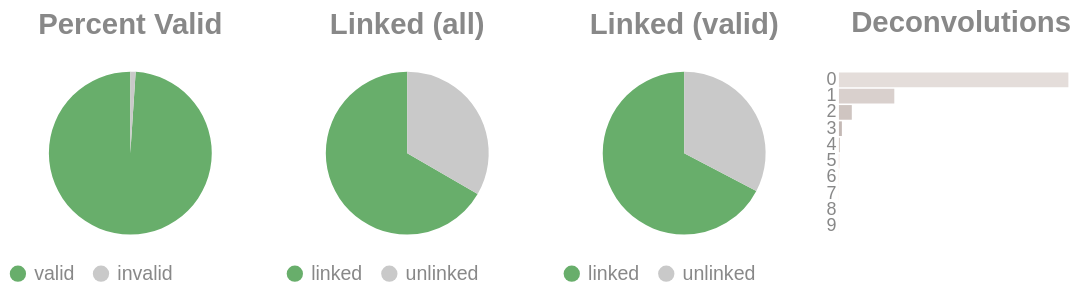

Notebook cell for this chart:
### Code cell
if SKIPLR:
    pass
else:
    clash = Counter()
    for i in valids['molecule'].to_list():
        _mol = i.split("-")
        if len(_mol) == 1:
            clash.update('0')
        else:
            clash.update(_mol[-1])

    _d = {"deconvolutions": [], 'count': []}
    for k,v in clash.items():
        _d['deconvolutions'].append(k)
        _d['count'].append(v)

    tot_valid = valids['reads'].sum()
    mask = valids['reads'] >= 2
    n_linked_reads = valids.filter(mask)['reads'].sum()
    if n_linked_reads == 0:
        print_html("No linked molecules (>=2 reads) were detected; skipping linked-only distributions.")
        SKIPLR = True
    else:
        perc_valid = round(tot_valid / n_reads, 4)
        linked_perc_abs = round(n_linked_reads / n_reads, 4)
        linked_perc = round(n_linked_reads / tot_valid, 4)

    _valid = pl.DataFrame({"valids": ['valid', 'invalid'], "count": [tot_valid, n_reads - tot_valid]})
    _linked_abs = pl.DataFrame({"linked (absolute)": ['linked', 'unlinked'], "count": [n_linked_reads, n_reads - n_linked_reads]})
    _linked_rel = pl.DataFrame({"linked (valids)": ['linked', 'unlinked'], "count": [n_linked_reads, tot_valid - n_linked_reads]})

    (
        alt.hconcat(
            piechart(_valid, goodval = 'valid', title = "Percent Valid"),
            piechart(_linked_abs, goodval = "linked", title =  "Linked (all)"),
            piechart(_linked_rel, goodval = "linked", title =  "Linked (valid)"),
            convolutionbar(pl.DataFrame(_d), title = "Deconvolutions"),
            center = True,
            bounds = 'flush'
        )
        .resolve_scale(color='independent')
        .resolve_legend('independent')
        .properties(usermeta={'embedOptions': {"actions": False}})
    ).display()

### Figure 1 — Vega-Lite specification as saved in the notebook (floating-point values rounded to 4 significant figures)
{"width": "container", "height": 400, "config": {"title": {"anchor": "start", "dy": -15, "fontSize": 18, "color": "#888888", "subtitleColor": "#888888", "subtitleFontSize": 14}, "arc": {"fill": "#0072B2"}, "axis": {"domainColor": "#888888", "domainWidth": 0.5, "gridWidth": 0.2, "grid": false, "titleFontWeight": 400, "titleFontSize": 15, "labelFontSize": 11, "labelColor": "#888888", "tickColor": "#888888", "tickWidth": 0.2, "titleColor": "#888888"}, "axisBand": {"grid": false}, "axisX": {"grid": true, "tickSize": 10, "domainCap": "round"}, "axisY": {"domain": false, "grid": true, "tickSize": 0, "domainCap": "round"}, "background": "transparent", "header": {"labelFontSize": 15, "labelColor": "#888888", "titleFontSize": 15, "titleFontWeight": 600, "titleColor": "#888888"}, "legend": {"labelFont": "sans-serif", "labelFontSize": 12, "labelColor": "#888888", "symbolSize": 100, "symbolType": "circle", "titleFontSize": 12, "titlePadding": 10, "titleColor": "#888888", "title": null}, "range": {"category": ["#E69F00", "#56B4E9", "#009E73", "#F0E442", "#0072B2", "#D55E00", "#CC79A7", "#000000"], "diverging": ["#cfe8f3", "#a2d4ec", "#73bfe2", "#46abdb", "#1696d2", "#12719e"]}, "area": {"fill": "#0072B2", "fillOpacity": 0.7, "line": true, "strokeOpacity": 0.7}, "line": {"color": "#0072B2", "stroke": "#0072B2", "strokeWidth": 2}, "trail": {"color": "#0072B2", "stroke": "#0072B2", "strokeWidth": 0, "size": 1}, "point": {"filled": true, "fillOpacity": 1.0, "size": 95}, "text": {"color": "#888888", "fontSize": 11, "align": "right", "fontWeight": 400, "size": 11}, "bar": {"fill": "#0072B2", "stroke": null}, "view": {"stroke": null, "continuousWidth": 660, "continuousHeight": 400}}, "hconcat": [{"data": {"name": "data-18ea05d2b1dd5b2f6af5ecf3b339a2cf"}, "mark": {"type": "arc"}, "encoding": {"color": {"field": "valids", "legend": {"orient": "bottom", "title": null}, "scale": {"domain": ["valid", "invalid"], "range": ["#68ae6b", "#C9C9C9"]}, "title": "Valids", "type": "nominal"}, "theta": {"field": "count", "type": "quantitative"}, "tooltip": [{"field": "valids", "title": "Valids", "type": "ordinal"}, {"field": "percent", "format": ".2%", "title": "Percent", "type": "quantitative"}, {"field": "count", "title": "Count", "type": "quantitative"}]}, "height": 100, "title": {"text": "Percent Valid", "align": "center", "anchor": "middle"}, "transform": [{"calculate": "datum.count / 1324348", "as": "percent"}], "width": 150}, {"data": {"name": "data-fe017fd2e40317c4e0d7e5e91d69108a"}, "mark": {"type": "arc"}, "encoding": {"color": {"field": "linked (absolute)", "legend": {"orient": "bottom", "title": null}, "scale": {"domain": ["linked", "unlinked"], "range": ["#68ae6b", "#C9C9C9"]}, "title": "Linked (Absolute)", "type": "nominal"}, "theta": {"field": "count", "type": "quantitative"}, "tooltip": [{"field": "linked (absolute)", "title": "Linked (Absolute)", "type": "ordinal"}, {"field": "percent", "format": ".2%", "title": "Percent", "type": "quantitative"}, {"field": "count", "title": "Count", "type": "quantitative"}]}, "height": 100, "title": {"text": "Linked (all)", "align": "center", "anchor": "middle"}, "transform": [{"calculate": "datum.count / 1324348", "as": "percent"}], "width": 150}, {"data": {"name": "data-a76eec75033aa15a70d7d920dc4d8122"}, "mark": {"type": "arc"}, "encoding": {"color": {"field": "linked (valids)", "legend": {"orient": "bottom", "title": null}, "scale": {"domain": ["linked", "unlinked"], "range": ["#68ae6b", "#C9C9C9"]}, "title": "Linked (Valids)", "type": "nominal"}, "theta": {"field": "count", "type": "quantitative"}, "tooltip": [{"field": "linked (valids)", "title": "Linked (Valids)", "type": "ordinal"}, {"field": "percent", "format": ".2%", "title": "Percent", "type": "quantitative"}, {"field": "count", "title": "Count", "type": "quantitative"}]}, "height": 100, "title": {"text": "Linked (valid)", "align": "center", "anchor": "middle"}, "transform": [{"calculate": "datum.count / 1310472", "as": "percent"}], "width": 150}, {"data": {"name": "data-48f01e8041436a7eeb0360e2008fde82"}, "mark": {"type": "bar"}, "encoding": {"color": {"field": "deconvolutions", "legend": null, "scale": {"scheme": "lightgreyred"}, "type": "nominal"}, "tooltip": [{"field": "deconvolutions", "title": "Deconvolutions", "type": "ordinal"}, {"field": "percent", "format": ".2%", "title": "Percent", "type": "quantitative"}, {"field": "count", "title": "Count", "type": "quantitative"}], "x": {"axis": null, "field": "count", "type": "quantitative"}, "y": {"field": "deconvolutions", "sort": "ascending", "title": null, "type": "nominal"}}, "height": 100, "title": {"text": "Deconvolutions", "align": "center", "anchor": "middle"}, "transform": [{"calculate": "datum.count / 678815", "as": "percent"}], "width": 150}], "bounds": "flush", "center": true, "resolve": {"legend": {"angle": "independent"}, "scale": {"color": "independent"}}, "usermeta": {"embedOptions": {"actions": false}}, "$schema": "https://vega.github.io/schema/vega-lite/v6.4.1.json", "datasets": {"data-18ea05d2b1dd5b2f6af5ecf3b339a2cf": [{"valids": "valid", "count": 1310472}, {"valids": "invalid", "count": 13876}], "data-fe017fd2e40317c4e0d7e5e91d69108a": [{"linked (absolute)": "linked", "count": 882196}, {"linked (absolute)": "unlinked", "count": 442152}], "data-a76eec75033aa15a70d7d920dc4d8122": [{"linked (valids)": "linked", "count": 882196}, {"linked (valids)": "unlinked", "count": 428276}], "data-48f01e8041436a7eeb0360e2008fde82": [{"deconvolutions": "0", "count": 516460}, {"deconvolutions": "1", "count": 124642}, {"deconvolutions": "2", "count": 28953}, {"deconvolutions": "3", "count": 6633}, {"deconvolutions": "4", "count": 1562}, {"deconvolutions": "5", "count": 385}, {"deconvolutions": "6", "count": 99}, {"deconvolutions": "7", "count": 45}, {"deconvolutions": "8", "count": 21}, {"deconvolutions": "9", "count": 15}]}}
